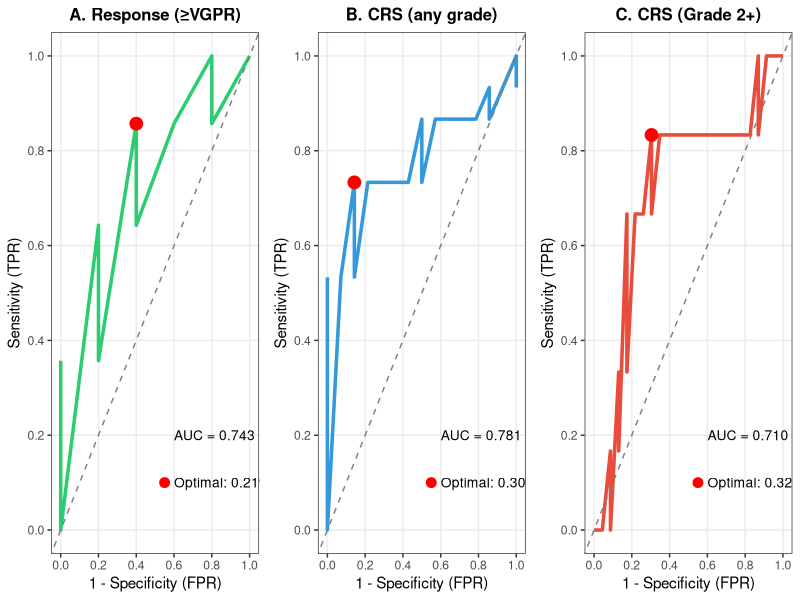
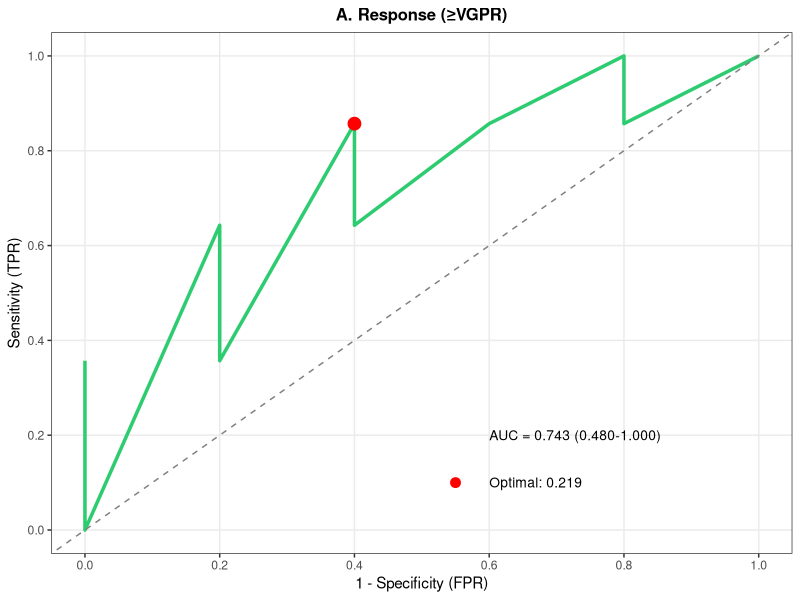
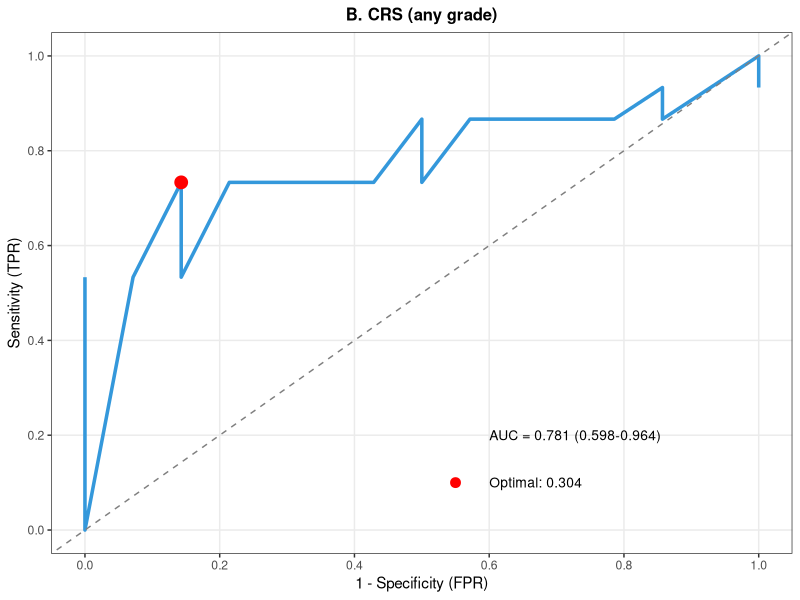
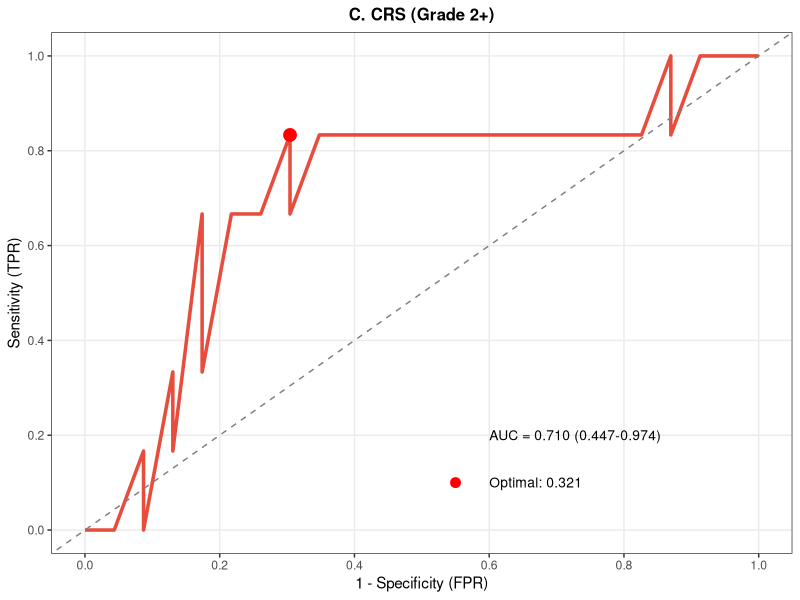

Write R code to recreate these figures, in order.
#===============================================================================
# Teclistamab PK ROC Analysis: Cavg_120hr Cut-off Evaluation
#
# Generate:
# 1. Cut-off comparison table with performance metrics
# 2. ROC curves for Response (≥VGPR), CRS (any grade), CRS (Grade 2+)
# 3. Optimal cut-off selection based on Youden's Index
#
# PREREQUISITE: Run pk_simulation.R first
#===============================================================================

library(tidyverse)
library(pROC)
library(gridExtra)

cat("==========================================================\n")
cat("    Teclistamab PK ROC Analysis: Cavg_120hr\n")
cat("==========================================================\n\n")

#-------------------------------------------------------------------------------
# 1. Load Data
#-------------------------------------------------------------------------------

cat("Loading data...\n")

pk_ae_data <- read_csv("pk_ae_merged_results.csv", show_col_types = FALSE)
response_data <- read_csv("response_data.csv", show_col_types = FALSE)

dosing_all <- read_csv("mrgsolve_dosing_full.csv", show_col_types = FALSE) %>%
  filter(TIME >= 0) %>%
  arrange(ID, TIME)

dose_counts <- dosing_all %>%
  group_by(ID) %>%
  summarise(N_doses_actual = n(), .groups = "drop")

#-------------------------------------------------------------------------------
# 2. Prepare Analysis Data
#-------------------------------------------------------------------------------

analysis_data <- pk_ae_data %>%
  left_join(response_data, by = "PID") %>%
  left_join(dose_counts, by = "ID") %>%
  mutate(
    VGPR_or_better = ifelse(RESP_CTX %in% c("sCR", "CR", "VGPR"), 1, 0),
    Has_6doses = N_doses_actual >= 6
  )

cat("Total patients:", nrow(analysis_data), "\n")
cat("Patients with ≥6 doses:", sum(analysis_data$Has_6doses, na.rm = TRUE), "\n")

#-------------------------------------------------------------------------------
# 3. Function to Calculate Performance Metrics at Each Cut-off
#-------------------------------------------------------------------------------

calc_cutoff_metrics <- function(data, outcome_var, pk_var, cutoffs) {

  results <- map_dfr(cutoffs, function(cutoff) {
    # Predicted positive if pk_var >= cutoff
    pred_pos <- data[[pk_var]] >= cutoff
    actual_pos <- data[[outcome_var]] == 1

    # Confusion matrix
    TP <- sum(pred_pos & actual_pos, na.rm = TRUE)
    TN <- sum(!pred_pos & !actual_pos, na.rm = TRUE)
    FP <- sum(pred_pos & !actual_pos, na.rm = TRUE)
    FN <- sum(!pred_pos & actual_pos, na.rm = TRUE)

    # Metrics
    sensitivity <- ifelse((TP + FN) > 0, TP / (TP + FN), NA)
    specificity <- ifelse((TN + FP) > 0, TN / (TN + FP), NA)
    ppv <- ifelse((TP + FP) > 0, TP / (TP + FP), NA)
    npv <- ifelse((TN + FN) > 0, TN / (TN + FN), NA)
    accuracy <- ifelse((TP + TN + FP + FN) > 0, (TP + TN) / (TP + TN + FP + FN), NA)

    # Youden's J Index
    youden_j <- sensitivity + specificity - 1

    # F1 Score
    f1 <- ifelse((sensitivity + ppv) > 0, 2 * (ppv * sensitivity) / (ppv + sensitivity), NA)

    # Likelihood Ratios
    lr_pos <- ifelse(specificity < 1, sensitivity / (1 - specificity), Inf)
    lr_neg <- ifelse(sensitivity < 1, (1 - sensitivity) / specificity, Inf)

    tibble(
      Cutoff = cutoff,
      Sensitivity = round(sensitivity, 3),
      Specificity = round(specificity, 3),
      PPV = round(ppv, 3),
      NPV = round(npv, 3),
      Accuracy = round(accuracy, 3),
      `Youden's J` = round(youden_j, 3),
      `F1 Score` = round(f1, 3),
      `LR+` = round(lr_pos, 3),
      `LR-` = round(lr_neg, 3)
    )
  })

  return(results)
}

#-------------------------------------------------------------------------------
# 4. Response (≥VGPR) Analysis - Patients with ≥6 doses
#-------------------------------------------------------------------------------

cat("\n=== Response (≥VGPR) Cut-off Analysis ===\n")

# Filter for ≥6 doses
response_data_filtered <- analysis_data %>%
  filter(Has_6doses & !is.na(VGPR_or_better) & !is.na(Cavg_120hr))

cat("Patients for response analysis:", nrow(response_data_filtered), "\n")
cat("≥VGPR events:", sum(response_data_filtered$VGPR_or_better), "\n")

# Define cut-offs to evaluate
cutoffs_response <- seq(0.15, 0.45, by = 0.05)

# Calculate metrics
response_metrics <- calc_cutoff_metrics(
  response_data_filtered,
  "VGPR_or_better",
  "Cavg_120hr",
  cutoffs_response
)

# Find optimal cut-off by Youden's J
optimal_response <- response_metrics %>%
  filter(!is.na(`Youden's J`)) %>%
  arrange(desc(`Youden's J`)) %>%
  head(1)

cat("\n--- Response (≥VGPR) Cut-off Comparison ---\n")
print(response_metrics, n = 20)
cat(sprintf("\n>>> Optimal Cut-off (Youden's J): %.2f <<<\n", optimal_response$Cutoff))

# ROC curve
roc_response <- roc(response_data_filtered$VGPR_or_better,
                    response_data_filtered$Cavg_120hr, quiet = TRUE)
auc_response <- auc(roc_response)
ci_response <- ci.auc(roc_response)

# Get optimal threshold from ROC
coords_response <- coords(roc_response, "best", ret = c("threshold", "sensitivity", "specificity"))

cat(sprintf("ROC AUC: %.3f (%.3f-%.3f)\n", auc_response, ci_response[1], ci_response[3]))
cat(sprintf("ROC Optimal Threshold: %.3f\n", coords_response$threshold))

#-------------------------------------------------------------------------------
# 5. CRS (any grade) Analysis - All patients
#-------------------------------------------------------------------------------

cat("\n=== CRS (any grade) Cut-off Analysis ===\n")

crs_data <- analysis_data %>%
  filter(!is.na(CRS_any) & !is.na(Cavg_120hr))

cat("Patients for CRS analysis:", nrow(crs_data), "\n")
cat("CRS events:", sum(crs_data$CRS_any), "\n")

# Define cut-offs
cutoffs_crs <- seq(0.15, 0.55, by = 0.05)

# Calculate metrics
crs_metrics <- calc_cutoff_metrics(crs_data, "CRS_any", "Cavg_120hr", cutoffs_crs)

# Find optimal cut-off
optimal_crs <- crs_metrics %>%
  filter(!is.na(`Youden's J`)) %>%
  arrange(desc(`Youden's J`)) %>%
  head(1)

cat("\n--- CRS (any grade) Cut-off Comparison ---\n")
print(crs_metrics, n = 20)
cat(sprintf("\n>>> Optimal Cut-off (Youden's J): %.2f <<<\n", optimal_crs$Cutoff))

# ROC curve
roc_crs <- roc(crs_data$CRS_any, crs_data$Cavg_120hr, quiet = TRUE)
auc_crs <- auc(roc_crs)
ci_crs <- ci.auc(roc_crs)
coords_crs <- coords(roc_crs, "best", ret = c("threshold", "sensitivity", "specificity"))

cat(sprintf("ROC AUC: %.3f (%.3f-%.3f)\n", auc_crs, ci_crs[1], ci_crs[3]))
cat(sprintf("ROC Optimal Threshold: %.3f\n", coords_crs$threshold))

#-------------------------------------------------------------------------------
# 6. CRS (Grade 2+) Analysis
#-------------------------------------------------------------------------------

cat("\n=== CRS (Grade 2+) Cut-off Analysis ===\n")

crs_gr2_data <- analysis_data %>%
  filter(!is.na(CRS_gr2) & !is.na(Cavg_120hr))

cat("Patients for CRS Gr2+ analysis:", nrow(crs_gr2_data), "\n")
cat("CRS Gr2+ events:", sum(crs_gr2_data$CRS_gr2), "\n")

# Calculate metrics
crs_gr2_metrics <- calc_cutoff_metrics(crs_gr2_data, "CRS_gr2", "Cavg_120hr", cutoffs_crs)

# Find optimal cut-off
optimal_crs_gr2 <- crs_gr2_metrics %>%
  filter(!is.na(`Youden's J`)) %>%
  arrange(desc(`Youden's J`)) %>%
  head(1)

cat("\n--- CRS (Grade 2+) Cut-off Comparison ---\n")
print(crs_gr2_metrics, n = 20)
cat(sprintf("\n>>> Optimal Cut-off (Youden's J): %.2f <<<\n", optimal_crs_gr2$Cutoff))

# ROC curve
roc_crs_gr2 <- roc(crs_gr2_data$CRS_gr2, crs_gr2_data$Cavg_120hr, quiet = TRUE)
auc_crs_gr2 <- auc(roc_crs_gr2)
ci_crs_gr2 <- ci.auc(roc_crs_gr2)
coords_crs_gr2 <- coords(roc_crs_gr2, "best", ret = c("threshold", "sensitivity", "specificity"))

cat(sprintf("ROC AUC: %.3f (%.3f-%.3f)\n", auc_crs_gr2, ci_crs_gr2[1], ci_crs_gr2[3]))
cat(sprintf("ROC Optimal Threshold: %.3f\n", coords_crs_gr2$threshold))

#-------------------------------------------------------------------------------
# 7. Create ROC Curve Plots
#-------------------------------------------------------------------------------

cat("\n=== Creating ROC Curves ===\n")

# Function to create ROC plot
create_roc_plot <- function(roc_obj, auc_val, ci_vals, optimal_coords, title, color) {

  # Extract ROC data
  roc_df <- data.frame(
    specificity = roc_obj$specificities,
    sensitivity = roc_obj$sensitivities
  )

  # AUC label
  auc_label <- sprintf("AUC = %.3f (%.3f-%.3f)", auc_val, ci_vals[1], ci_vals[3])
  optimal_label <- sprintf("Optimal: %.3f", optimal_coords$threshold)

  ggplot(roc_df, aes(x = 1 - specificity, y = sensitivity)) +
    geom_line(color = color, size = 1.2) +
    geom_abline(intercept = 0, slope = 1, linetype = "dashed", color = "gray50") +
    geom_point(
      data = data.frame(
        x = 1 - optimal_coords$specificity,
        y = optimal_coords$sensitivity
      ),
      aes(x = x, y = y),
      color = "red", size = 4
    ) +
    annotate("text", x = 0.6, y = 0.2, label = auc_label, size = 3.5, hjust = 0) +
    annotate("point", x = 0.55, y = 0.1, color = "red", size = 3) +
    annotate("text", x = 0.6, y = 0.1, label = optimal_label, size = 3.5, hjust = 0) +
    labs(
      title = title,
      x = "1 - Specificity (FPR)",
      y = "Sensitivity (TPR)"
    ) +
    scale_x_continuous(limits = c(0, 1), breaks = seq(0, 1, 0.2)) +
    scale_y_continuous(limits = c(0, 1), breaks = seq(0, 1, 0.2)) +
    theme_bw(base_size = 11) +
    theme(
      plot.title = element_text(face = "bold", size = 12, hjust = 0.5),
      panel.grid.minor = element_blank()
    )
}

# Create individual ROC plots
p_roc_response <- create_roc_plot(
  roc_response, auc_response, ci_response, coords_response,
  "A. Response (≥VGPR)", "#2ecc71"
)

p_roc_crs <- create_roc_plot(
  roc_crs, auc_crs, ci_crs, coords_crs,
  "B. CRS (any grade)", "#3498db"
)

p_roc_crs_gr2 <- create_roc_plot(
  roc_crs_gr2, auc_crs_gr2, ci_crs_gr2, coords_crs_gr2,
  "C. CRS (Grade 2+)", "#e74c3c"
)

# Combine ROC plots
roc_combined <- grid.arrange(
  p_roc_response, p_roc_crs, p_roc_crs_gr2,
  ncol = 3, nrow = 1
)

ggsave("roc_curves_combined.png", roc_combined, width = 14, height = 5, dpi = 300)
cat("Saved: roc_curves_combined.png\n")

# Save individual plots
ggsave("roc_response.png", p_roc_response, width = 5, height = 5, dpi = 300)
ggsave("roc_crs_any.png", p_roc_crs, width = 5, height = 5, dpi = 300)
ggsave("roc_crs_gr2.png", p_roc_crs_gr2, width = 5, height = 5, dpi = 300)

#-------------------------------------------------------------------------------
# 8. Save Cut-off Comparison Tables
#-------------------------------------------------------------------------------

cat("\n=== Saving Tables ===\n")

# Add outcome column and combine
response_metrics_out <- response_metrics %>%
  mutate(Outcome = "Response (≥VGPR)", .before = 1)

crs_metrics_out <- crs_metrics %>%
  mutate(Outcome = "CRS (any grade)", .before = 1)

crs_gr2_metrics_out <- crs_gr2_metrics %>%
  mutate(Outcome = "CRS (Grade 2+)", .before = 1)

# Combined table
all_metrics <- bind_rows(response_metrics_out, crs_metrics_out, crs_gr2_metrics_out)

write_csv(all_metrics, "cutoff_metrics_all.csv")
cat("Saved: cutoff_metrics_all.csv\n")

# Individual tables
write_csv(response_metrics, "cutoff_metrics_response.csv")
write_csv(crs_metrics, "cutoff_metrics_crs_any.csv")
write_csv(crs_gr2_metrics, "cutoff_metrics_crs_gr2.csv")
cat("Saved: cutoff_metrics_response.csv\n")
cat("Saved: cutoff_metrics_crs_any.csv\n")
cat("Saved: cutoff_metrics_crs_gr2.csv\n")

#-------------------------------------------------------------------------------
# 9. Summary Table (Optimal Cut-offs)
#-------------------------------------------------------------------------------

cat("\n=== Optimal Cut-off Summary ===\n")

optimal_summary <- bind_rows(
  optimal_response %>% mutate(Outcome = "Response (≥VGPR)",
                               AUC = sprintf("%.3f (%.3f-%.3f)", auc_response, ci_response[1], ci_response[3])),
  optimal_crs %>% mutate(Outcome = "CRS (any grade)",
                          AUC = sprintf("%.3f (%.3f-%.3f)", auc_crs, ci_crs[1], ci_crs[3])),
  optimal_crs_gr2 %>% mutate(Outcome = "CRS (Grade 2+)",
                              AUC = sprintf("%.3f (%.3f-%.3f)", auc_crs_gr2, ci_crs_gr2[1], ci_crs_gr2[3]))
) %>%
  select(Outcome, Cutoff, AUC, Sensitivity, Specificity, `Youden's J`, PPV, NPV, Accuracy, `F1 Score`, `LR+`, `LR-`)

cat("\n")
print(optimal_summary, width = Inf)

write_csv(optimal_summary, "optimal_cutoff_summary.csv")
cat("\nSaved: optimal_cutoff_summary.csv\n")

#-------------------------------------------------------------------------------
# 10. Print Final Summary
#-------------------------------------------------------------------------------

cat("\n")
cat("==========================================================\n")
cat("              OPTIMAL CUT-OFF SUMMARY\n")
cat("==========================================================\n\n")

cat(sprintf("Response (≥VGPR):\n"))
cat(sprintf("  Optimal Cut-off: %.2f μg/mL\n", optimal_response$Cutoff))
cat(sprintf("  AUC: %.3f (%.3f-%.3f)\n", auc_response, ci_response[1], ci_response[3]))
cat(sprintf("  Sensitivity: %.3f, Specificity: %.3f\n", optimal_response$Sensitivity, optimal_response$Specificity))
cat(sprintf("  Youden's J: %.3f\n\n", optimal_response$`Youden's J`))

cat(sprintf("CRS (any grade):\n"))
cat(sprintf("  Optimal Cut-off: %.2f μg/mL\n", optimal_crs$Cutoff))
cat(sprintf("  AUC: %.3f (%.3f-%.3f)\n", auc_crs, ci_crs[1], ci_crs[3]))
cat(sprintf("  Sensitivity: %.3f, Specificity: %.3f\n", optimal_crs$Sensitivity, optimal_crs$Specificity))
cat(sprintf("  Youden's J: %.3f\n\n", optimal_crs$`Youden's J`))

cat(sprintf("CRS (Grade 2+):\n"))
cat(sprintf("  Optimal Cut-off: %.2f μg/mL\n", optimal_crs_gr2$Cutoff))
cat(sprintf("  AUC: %.3f (%.3f-%.3f)\n", auc_crs_gr2, ci_crs_gr2[1], ci_crs_gr2[3]))
cat(sprintf("  Sensitivity: %.3f, Specificity: %.3f\n", optimal_crs_gr2$Sensitivity, optimal_crs_gr2$Specificity))
cat(sprintf("  Youden's J: %.3f\n", optimal_crs_gr2$`Youden's J`))

cat("\n==========================================================\n")
cat("                    OUTPUT FILES\n")
cat("==========================================================\n")
cat("  Tables:\n")
cat("    - cutoff_metrics_all.csv (all outcomes combined)\n")
cat("    - cutoff_metrics_response.csv\n")
cat("    - cutoff_metrics_crs_any.csv\n")
cat("    - cutoff_metrics_crs_gr2.csv\n")
cat("    - optimal_cutoff_summary.csv\n")
cat("  Figures:\n")
cat("    - roc_curves_combined.png (3-panel ROC)\n")
cat("    - roc_response.png\n")
cat("    - roc_crs_any.png\n")
cat("    - roc_crs_gr2.png\n")
cat("==========================================================\n")
cat("                 Analysis Complete!\n")
cat("==========================================================\n")
